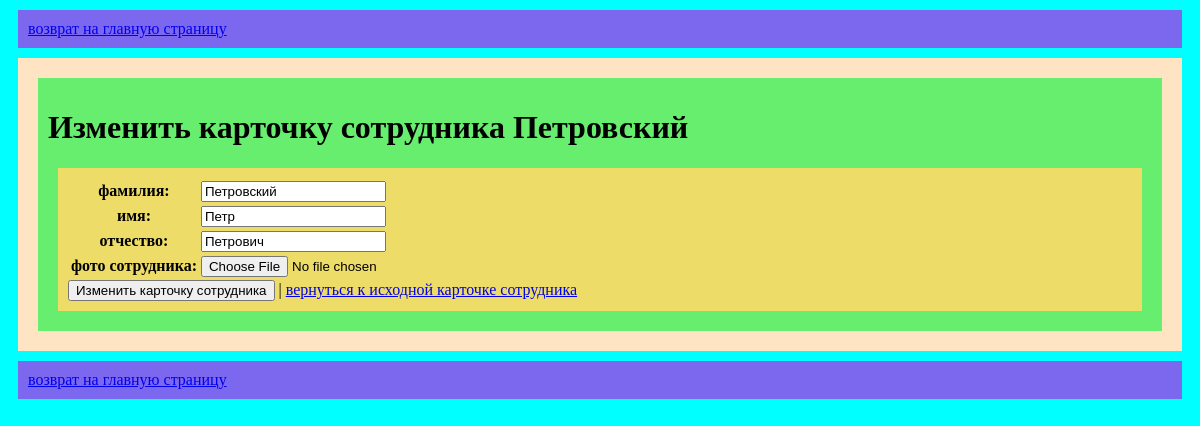
/update_personnel/2, run on the app's committed database.
### app/models.py (models this page shows, shortened)
class ProfilePersonnelModel(models.Model):
    surname = models.CharField(max_length=20, verbose_name="фамилия", blank=False,
                               validators=[MinLengthValidator(2)])  # валидация минимальной длинны
    name = models.CharField(max_length=20, verbose_name="имя", blank=True, default="неизвестно",
                            validators=[MinLengthValidator(2)])  # валидация минимальной длинны
    patronymic = models.CharField(max_length=20, verbose_name="отчество", blank=True, default="неизвестно",
                                  validators=[MinLengthValidator(2)])  # валидация минимальной длинны
    image = models.FileField(upload_to="personnel_gallery/", blank=True, verbose_name="фото сотрудника")

### app/views.py (the view)
# urls.py: path('update_personnel/<int:pk>', views.UpdatePersonnel.as_view(), name='update_personnel'),
class UpdatePersonnel(UpdateView):
    model = models.ProfilePersonnelModel
    form_class = forms.PersonnelForm
    template_name = "app/update_personnel.html"
    success_url = reverse_lazy("app:list_personnel")
    context_object_name = "person_one"  # переменная, передающаяся в шаблон

### app/forms.py
class PersonnelForm(forms.ModelForm):
    class Meta:
        model = models.ProfilePersonnelModel
        fields = "__all__"
        labels = {
            "surname": "фамилия",
            "name": "имя",
            "patronymic": "отчество",
            "image": "фото сотрудника",
        }
        error_messages = {
            "surname": {
                "max_length": "слишком длинная фамилия",
                "min_length": "слишком короткая фамилия",
                "required": "поле не должно быть пустым",
            },
            "name": {
                "max_length": "слишком длинное имя",
                "min_length": "слишком короткое имя",
                "required": "поле не должно быть пустым",
            },
            "patronymic": {
                "max_length": "слишком длинное отчество",
                "min_length": "слишком короткое отчество",
                "required": "поле не должно быть пустым",
            },
        }

### app/templates/app/update_personnel.html (shortened to what this page needs)
{% extends 'app/base.html'  %}
{% load static %}
{% block content %}
<div class="base-content">
    <h1>Изменить карточку сотрудника {{ person_one.surname }}</h1>
    <div class="one-person">
        <form method="POST" enctype="multipart/form-data">
            <table>
                {{ form }}
            </table>
            <button type="submit">Изменить карточку сотрудника</button> |
            <a href="{% url 'app:detail_personnel' person_one.pk %}">вернуться к исходной карточке сотрудника</a>
        </form>
    </div>
</div>
{% endblock %}

### app/static/app/css/base.css (style rules this page uses)
html { background-color: cyan; }
.base-content { background-color: #68ee6f; margin: 10px; padding: 10px; }
.one-person { background-color: #eedc68; margin: 10px; padding: 10px; }

### data on the page
ProfilePersonnelModel: surname "Петровский", name "Петр", patronymic "Петрович"
